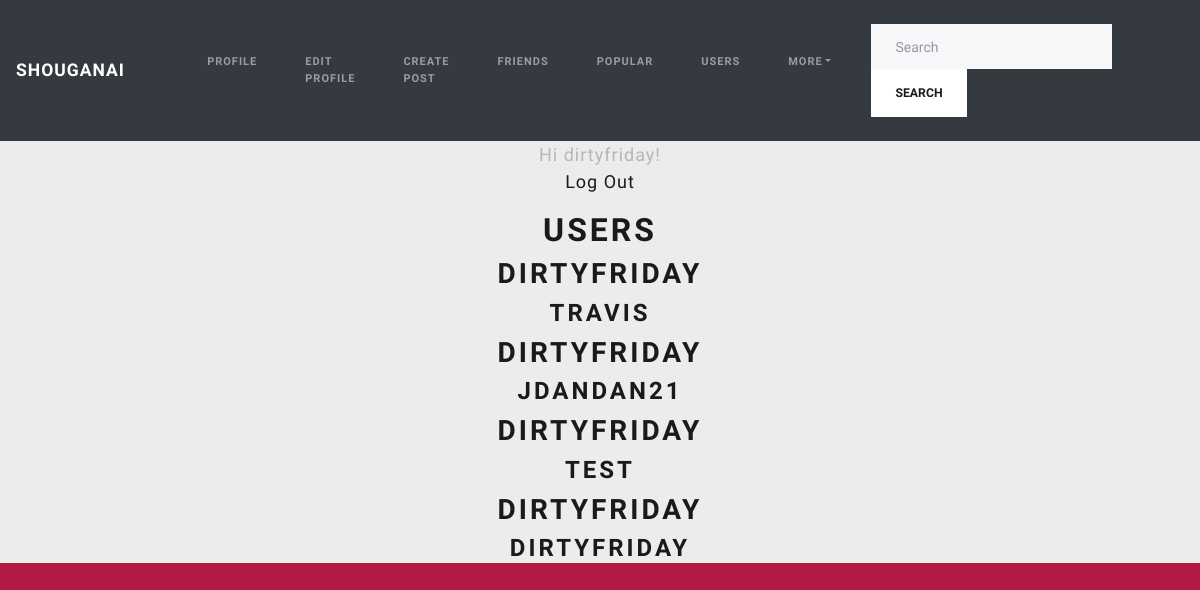
/accounts/profiles (signed in), run on an earlier commit of the app's database.
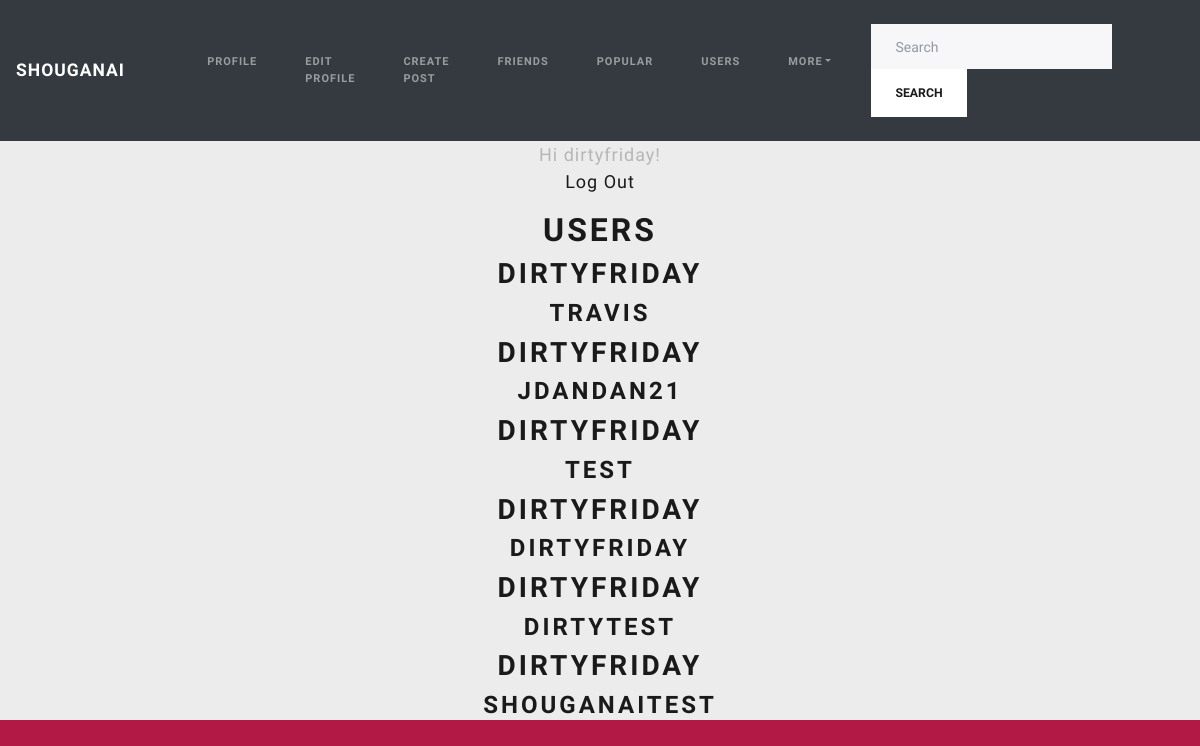
And on a later commit of the database.
### accounts/models.py (models this page shows)
class CustomUser(AbstractUser):
    age = models.PositiveIntegerField(null=True, blank=True)
    profile_pic = models.ImageField(null=True, blank=True, upload_to="media/images/")
    bio = models.TextField(blank=True)
    profile_background = models.ImageField(null=True, blank=True, upload_to="media/images/")

### Shougonai/views.py (the view)
# urls.py: path('accounts/profiles', Users_View.as_view(), name='profiles'),
class Users_View(LoginRequiredMixin, ListView):
    model = CustomUser
    template_name = 'profiles.html'
    def get_context_data(self,**kwargs):
        context = super(Users_View,self).get_context_data(**kwargs)
        context['object_list'] = CustomUser.objects.all()
        return context

### templates/profiles.html (shortened to what this page needs)
{% extends 'base.html' %}
{% block content %}
{% if user.is_authenticated %}
    Hi {{user.username}}!
    <p><a href="{% url 'logout' %}">Log Out</a></p>
<h1>Users</h1>
      {% for object in object_list %}
        <a href="{% url 'profile' object.pk %}"><h2>{{ user.username }}</h2></a>
        <h3>{{ object.username }}</h3>
      {% endfor %}
{% endif %}
{% endblock content %}

### templates/base.html (shortened to what this page needs)
<!DOCTYPE html>
{% load static %}
<html lang="en">
  <head>
    <link rel="stylesheet" href="{% static 'css/boot.css' %}" />
    <link rel="stylesheet" href="{% static 'css/base.css' %}" />
  </head>
  <body class="dark">
    <div>
      <header>
        <nav class="navbar navbar-expand-lg navbar-dark bg-dark">
          <a class="navbar-brand" href="{% url 'home' %}">Shouganai</a>
          <div class="collapse navbar-collapse" id="navbarColor02">
            <ul class="navbar-nav mr-auto">
              <li class="nav-item active"></li>
              <li class="nav-item">
                <a class="nav-link" href="#">Profile</a>
                <a class="nav-link" href="#">
                </a>
              </li>
              <li class="nav-item">
                <a class="nav-link" href="{% url 'edit_profile' %}"
                  >Edit Profile</a
                >
              </li>
              <li class="nav-item">
                <a class="nav-link" href="{% url 'post_new' %}">Create Post</a>
              </li>
              <li class="nav-item">
                <a class="nav-link" href="#">Friends</a>
              </li>
              <li class="nav-item">
                <a class="nav-link" href="#">Popular</a>
              </li>
              <li class="nav-item">
                <a class="nav-link" href="{% url 'profiles' %}">Users</a>
              </li>
              {% if user.is_authenticated %}
              <li class="nav-item dropdown">
                <a
                  class="nav-link dropdown-toggle"
                  data-toggle="dropdown"
                  href="#"
                  role="button"
                  aria-haspopup="true"
                  aria-expanded="false"
                  >More</a
                >
              </li>
              {% endif %}
            </ul>
            <form class="form-inline my-2 my-lg-0">
              <input
                class="form-control mr-sm-2"
                type="text"
                placeholder="Search"
              />
              <button class="btn btn-secondary my-2 my-sm-0" type="submit">
                Search
              </button>
            </form>
          </div>
        </nav>
      </header>
      {% block content %} {% endblock content %}
    </div>
  </body>
</html>

### static/css/base.css (style rules this page uses)
html { background-color: #B31945; }
body { text-align: center; font-family: 'Source Sans Pro', sans-serif; font-size: 18px; background-color: #03243A; }
.nav-item { width: 100%; overflow: none; height: auto; }
.nav-link { float: left; padding: 12px; text-decoration: none; font-size: 11px; width: 25%; text-align: center; }
@media (prefers-color-scheme: light) { :root { --text-color: #1f1f1f; --background: #000000 } }
body { color: var(--text-color); background: var(--background); }
.dark { --text-color: #b6b6b6; --background: #ececec; }

What changed in the data, as far as the page shows it:
added CustomUser: {{ user.username }} "DIRTYFRIDAY", username "DIRTYTEST"
added CustomUser: {{ user.username }} "DIRTYFRIDAY", username "SHOUGANAITEST"
